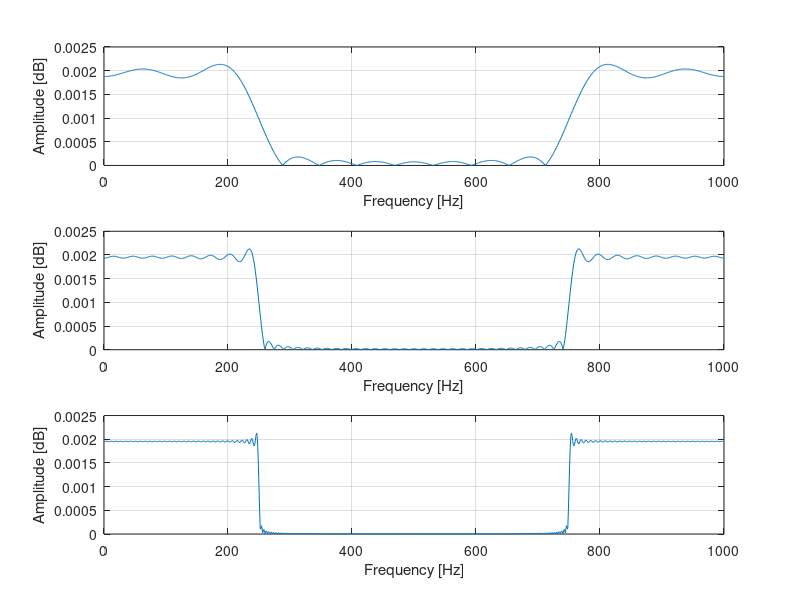

Recreate this plot in MATLAB.
%% FFT Examples - Gibbs phenomenon
% Plot the frequency response of the sinc signal by using the FFT function.
% 
% The parameters are:
% * Length of n = [17, 65, 257]
% * T_s =   1 [ms]
% * F_c = 250 [Hz]
%

%% Clear everything
clc;        % 'clc' cleras all the text from the Command Window
clear;      % 'clear' removes all variables from the current workspace
close all;  % 'close all' deletes all figures whose handles are not hidden.

%% Parameters
len = [17, 65, 257];
Ts = 1e-3;
Fs = 1/Ts;
Fc = 250;
F_N = Fc/Fs;

%% Exercise
n_lim = (len(1)-1)/2;
n  = -n_lim:+n_lim;
x0 = sin(2*pi*F_N*n) ./ (2*pi*F_N*n);

n_lim = (len(2)-1)/2;
n  = -n_lim:1:+n_lim;
x1 = sin(2*pi*F_N*n) ./ (2*pi*F_N*n);

n_lim = (len(3)-1)/2;
n  = -n_lim:1:+n_lim;
x2 = sin(2*pi*F_N*n) ./ (2*pi*F_N*n);

% NaN Check
x0(isnan(x0)) = 1;
x1(isnan(x1)) = 1;
x2(isnan(x2)) = 1;

%% Figure
nFFT = 2^10;
Xf_0 = fft(x0,nFFT)/nFFT;
Xf_1 = fft(x1,nFFT)/nFFT;
Xf_2 = fft(x2,nFFT)/nFFT;

Xf_0 = abs(Xf_0);
Xf_1 = abs(Xf_1);
Xf_2 = abs(Xf_2);

f_ax_0 = (0:length(Xf_0)-1)/length(Xf_0) * Fs;
f_ax_1 = (0:length(Xf_1)-1)/length(Xf_1) * Fs;
f_ax_2 = (0:length(Xf_2)-1)/length(Xf_2) * Fs;

figure
subplot(3,1,1)
  plot(f_ax_0,Xf_0)
  grid on
  xlabel('Frequency [Hz]')
  ylabel('Amplitude [dB]')
subplot(3,1,2)
  plot(f_ax_1,Xf_1)
  grid on
  xlabel('Frequency [Hz]')
  ylabel('Amplitude [dB]')
subplot(3,1,3)
  plot(f_ax_2,Xf_2)
  grid on
  xlabel('Frequency [Hz]')
  ylabel('Amplitude [dB]')